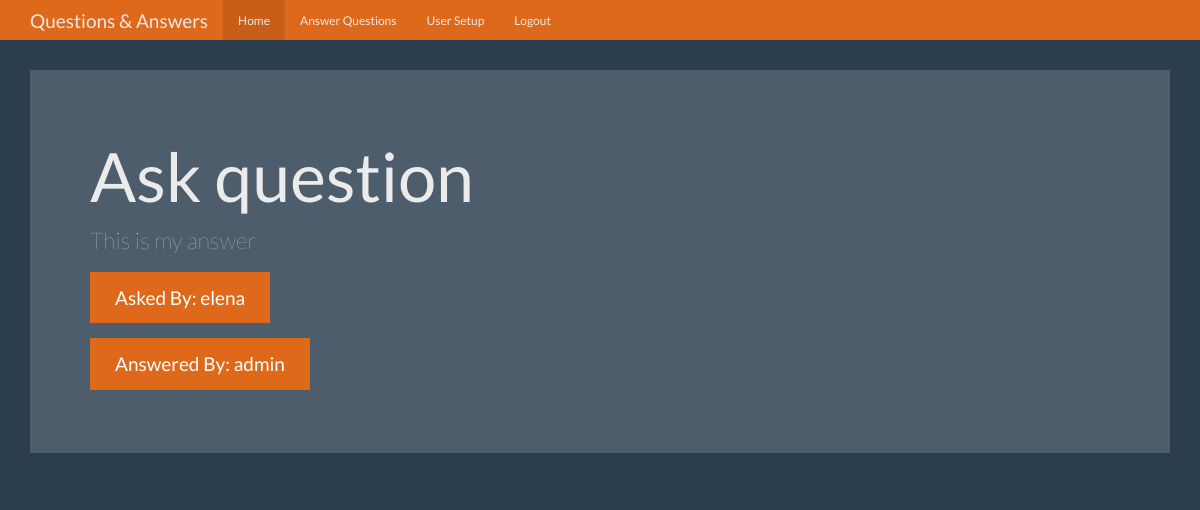
The page /question/5 (signed in) on the database its author committed.
### tables this page shows
CREATE TABLE questions (
        id INTEGER PRIMARY KEY AUTOINCREMENT,
        question_text TEXT NOT NULL,
        answer_text TEXT,
        asked_by_id INTEGER NOT NULL,
        expert_id INTEGER NOT NULL
    );

CREATE TABLE users (
        id INTEGER PRIMARY KEY AUTOINCREMENT,
        name TEXT NOT NULL,
        password TEXT NOT NULL,
        expert BOOLEAN NOT NULL,
        admin BOOLEAN NOT NULL
    );

### app.py (the view)
@app.route('/question/<my_id>')
def question(my_id):
    user = get_current_user()
    sql = sqlite3.connect('question.db')
    sql.row_factory = sqlite3.Row
    g.sqlite_db = sql
    db = g.sqlite_db
    question_ = db.execute(f"select * from questions where questions.id = {my_id}")
    question_ = question_.fetchone()
    asker = db.execute(f"select * from users where id = {question_['asked_by_id']}")
    asker = asker.fetchone()
    answerer = db.execute(f"select * from users where id = {question_['expert_id']}")
    answerer = answerer.fetchone()
    db.commit()
    db.close()
    return render_template('question.html', user=user, question_=question_, asker=asker, answerer=answerer)

### app.py (called while the page is built)
def get_current_user():
    user_result = None
    if 'user' in session:
        user = session['user']
        sql = sqlite3.connect('question.db')
        sql.row_factory = sqlite3.Row
        g.sqlite_db = sql
        db = g.sqlite_db
        user_cur = db.execute(f"select id, name, password, expert, admin from users where name = ?", [user])
        user_result = user_cur.fetchone()
    return user_result

### templates/question.html (shortened to what this page needs)
<!DOCTYPE html>
<html lang="en">
<head>
    <link href="{{ url_for('static', filename='bootstrap.min.css') }}" rel="stylesheet">
    <link href="{{ url_for('static', filename='theme.css') }}" rel="stylesheet">
</head>
<body>
<nav class="navbar navbar-inverse navbar-fixed-top">
    <div class="container">
        <div class="navbar-header">
            <a class="navbar-brand" href="#">Questions & Answers</a>
        </div>
        <div id="navbar" class="navbar-collapse collapse">
            <ul class="nav navbar-nav">
                <li class="active"><a href="{{ url_for('index') }}">Home</a></li>
                {% if user and user['expert'] == 1 %}
                <li><a href="{{ url_for('unanswered') }}">Answer Questions</a></li>
                {% endif %}
                {% if user and user['admin'] == 1 %}
                <li><a href="{{ url_for('users') }}">User Setup</a></li>
                {% endif %}
                {% if user %}
                <li><a href="{{ url_for('logout') }}">Logout</a></li>
                {% endif %}
            </ul>
        </div>
    </div>
</nav>
<div class="container theme-showcase" role="main">
    <div class="jumbotron">
        <h1>{{ question_['question_text'] }}</h1>
        <p>{{question_['answer_text']}}</p>
        <p><a class="btn btn-primary btn-lg">Asked By: {{ asker['name'] }}</a></p>
        <p><a class="btn btn-primary btn-lg">Answered By: {{ answerer['name'] }}</a></p>
    </div>
</div>
</body>
</html>

### static/theme.css (style rules this page uses)
body { padding-top: 70px; padding-bottom: 30px; }

### rows shown on the page
questions: question_text "Ask question", answer_text "This is my answer"
users: name "elena"
users: name "admin"
